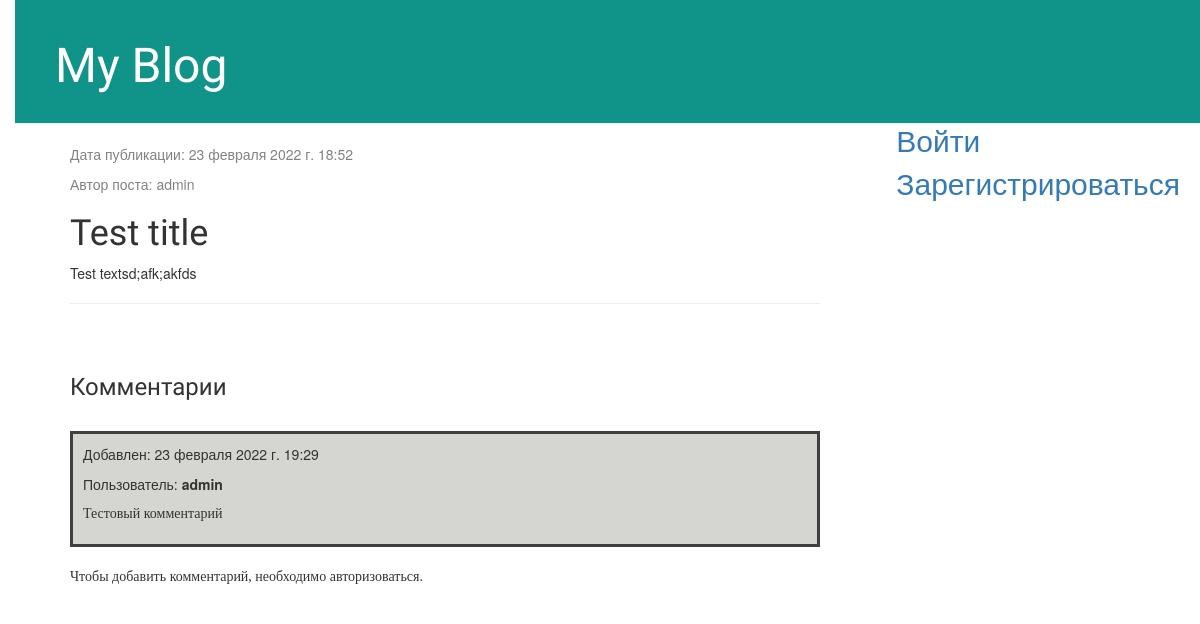
The app's page /post/1/ with its own data.
### blog/models.py (models this page shows, shortened)
class Post(models.Model):
    author = models.ForeignKey(settings.AUTH_USER_MODEL, on_delete=models.CASCADE)
    title = models.CharField(max_length=200)
    text = models.TextField()
    created_date = models.DateTimeField(default=timezone.now)
    published_date = models.DateTimeField(blank=True, null=True)
    class Meta:
        verbose_name = 'Пост'
        verbose_name_plural = 'Посты'

class Comment(models.Model):
    post = models.ForeignKey(Post, on_delete=models.CASCADE)
    author = models.ForeignKey(settings.AUTH_USER_MODEL, on_delete=models.CASCADE)
    text = models.TextField()
    date = models.DateTimeField(blank=True, null=True, default=timezone.now)
    class Meta:
        verbose_name = 'Комментарий'
        verbose_name_plural = 'Комментарии'

### blog/views.py (the view)
# urls.py: path('post/<int:pk>/', views.post_detail, name='post_detail'),
def post_detail(request, pk):
    post = get_object_or_404(Post, pk=pk)
    comments = Comment.objects.select_related('post').all()
    return render(request, 'blog/post_detail.html', {'post': post, 'comments': comments})

### blog/templates/blog/post_detail.html (shortened to what this page needs)
{% extends 'blog/base.html' %}
{% block content %}
    <div class="post">
        {% if post.published_date %}
            <div class="date">
                <p>Дата публикации: {{ post.published_date }}</p>
                <p>Автор поста: {{ post.author }}</p>
            </div>
        {% endif %}
        <h1>{{ post.title }}</h1>
        <p>{{ post.text|linebreaksbr}}</p>
        <hr>
    </div>
    <h3>Комментарии</h3>
    <br>
    <div class="card-footer">
        <div id="comments-list-post-{{ post.id }}">
                {% for comment in comments %}
                <div style="border: 3px solid #40413f; background-color: #d5d5d1; padding: 10px;">
                    <p>Добавлен: {{ comment.date }}</p>
                    <p></p>Пользователь: <b>{{ comment.author }}</b></p>
                    <p style="font-family: cursive;">{{ comment.text }}</p>
                </div>
                <br>
                {% endfor %}
        {% if user.is_authenticated == False %}
                <p style="font-family: cursive">Чтобы добавить комментарий, необходимо авторизоваться.</p>
        {% endif %}
    </div>
{% endblock %}

### blog/static/css/blog.css (style rules this page uses)
body { padding-left: 15px; }
h1, h3, h4 { font-family: 'Lobster', cursive; }
.date { color: #828282; }
.post { margin-bottom: 70px; }

### records on screen
Post: published_date "23 февраля 2022 г. 18:52", author "admin", title "Test title", text "Test textsd;afk;akfds"
Comment: date "23 февраля 2022 г. 19:29", author "admin", text "Тестовый комментарий"
